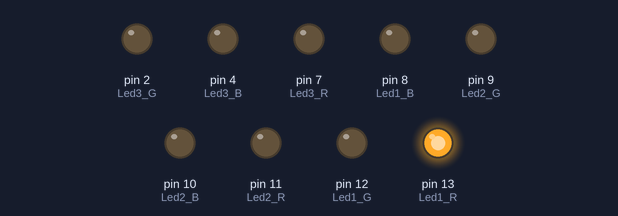
Bench run of a sketch on a simulated Arduino Uno, built with avr-gcc and run on an emulated ATmega328P. On the bench: output pins drawn as LEDs (lit = HIGH).

Above: at 1.0 s.
At 3.0 s:
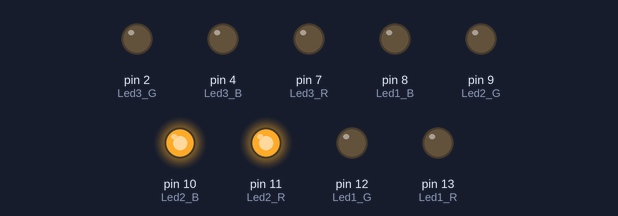
At 5.0 s:
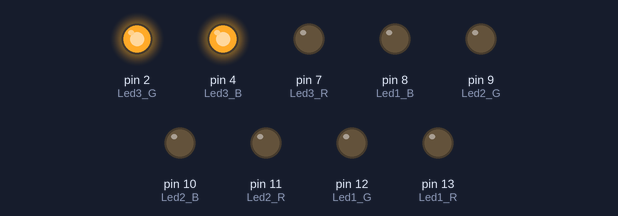
Timing chart, 0 to 7.8 s (numbered marks = the images above):
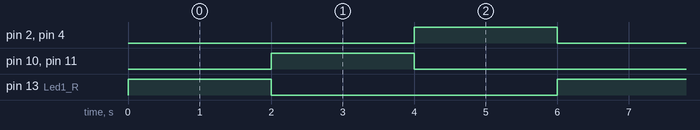

Measured:
- by itself, pin 2 (Led3_G), pin 4 (Led3_B), pin 10 (Led2_B), pin 11 (Led2_R), pin 13 (Led1_R): alternates HIGH for 2.0 s and LOW for 4.0 s
- by itself, everything shown: repeats every 6.0 s, in 4 steps

The sketch:

codigo.ino
```cpp
#define Led1_R 13
#define Led1_G 12
#define Led1_B 8

#define Led2_R 11
#define Led2_G 9
#define Led2_B 10

#define Led3_R 7
#define Led3_G 2
#define Led3_B 4

void setup()
{
	pinMode(Led1_R, OUTPUT);
  	pinMode(Led1_G, OUTPUT);
  	pinMode(Led1_B, OUTPUT);

 	pinMode(Led2_R, OUTPUT);
  	pinMode(Led2_G, OUTPUT);
  	pinMode(Led2_B, OUTPUT);

  	pinMode(Led3_R, OUTPUT);
  	pinMode(Led3_G, OUTPUT);
  	pinMode(Led3_B, OUTPUT);
}

void loop()
{
	analogWrite(Led1_R, 255);

  	delay(2000);

  	analogWrite(Led1_R, 0);

  	digitalWrite(Led2_R, HIGH);
  	digitalWrite(Led2_B, HIGH);

  	delay(2000);

  	digitalWrite(Led2_R, LOW);
  	digitalWrite(Led2_B, LOW);

  	analogWrite(Led3_G, 255);
  	analogWrite(Led3_B, 255);

  	delay(2000);

  	analogWrite(Led3_G, 0);
  	analogWrite(Led3_B, 0);
}
```
